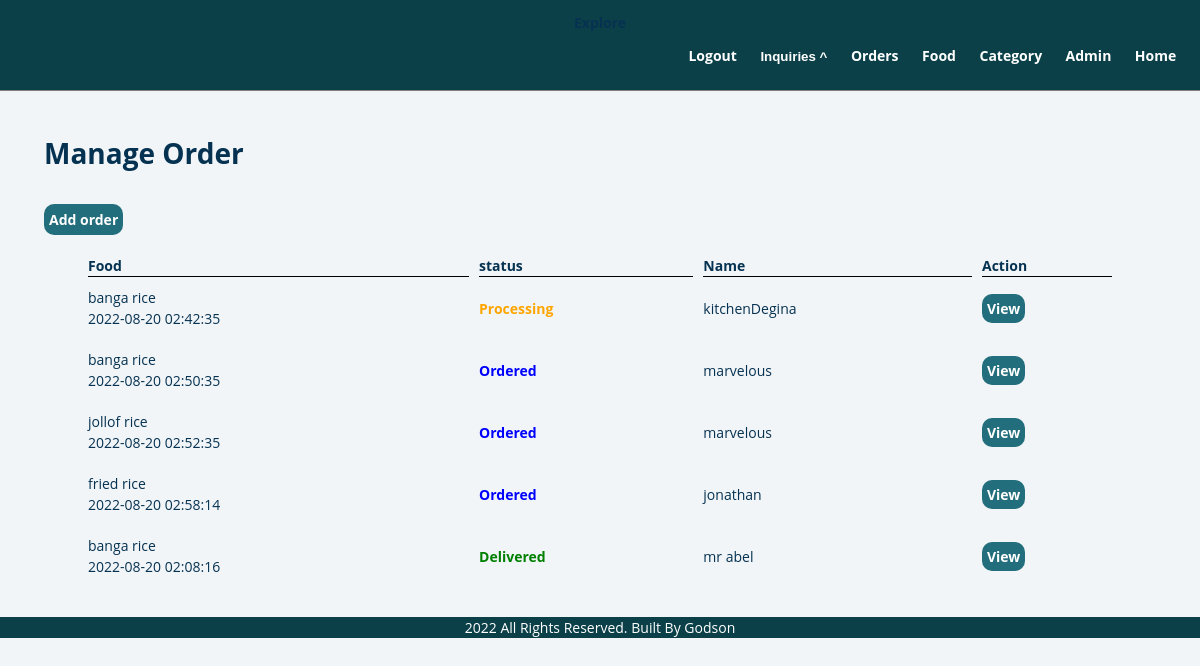
Page /admin/manage-order.php (signed in) on the committed database.
### tables this page shows
CREATE TABLE `real_order` (
  `id` int(11) NOT NULL,
  `food_name` varchar(255) NOT NULL,
  `rice` decimal(10,2) NOT NULL,
  `beans` decimal(10,2) NOT NULL,
  `dodo` decimal(10,2) NOT NULL,
  `yam` decimal(10,2) NOT NULL,
  `moimoi` decimal(10,2) NOT NULL,
  `salad` decimal(10,2) NOT NULL,
  `meat` decimal(10,2) NOT NULL,
  `delivery` decimal(10,2) NOT NULL,
  `plates` int(10) NOT NULL,
  `total` double(10,2) NOT NULL,
  `customer_name` varchar(255) NOT NULL,
  `customer_contact` varchar(50) NOT NULL,
  `customer_address` varchar(255) NOT NULL,
  `food_id` int(255) NOT NULL,
  `date_ordered` datetime NOT NULL,
  `reference` varchar(255) NOT NULL
);

CREATE TABLE `paid_order` (
  `id` int(11) NOT NULL,
  `status` varchar(100) NOT NULL,
  `reference` varchar(255) NOT NULL,
  `name` varchar(255) NOT NULL,
  `date_paid` datetime NOT NULL,
  `email` varchar(255) NOT NULL
);

### admin/manage-order.php (the view, shortened to what this page needs)
<?php include_once "./partials/header.php";  ?>
<div class="main-content">
        <div class="wrapper tb">
            <h1 class="h1-title">Manage Order</h1>
            <a href="#" class="btn-primary add-admin">Add order</a>
            <table class="tbl-full" cellpadding="5px" cellspacing="10px">
                <tr>
                    <th>Food</th>
                    <th>status</th>
                    <th>Name</th>
                    <th>Action</th>
                </tr>
            <?php
            $sql = "SELECT * FROM real_order INNER JOIN paid_order ON real_order.reference = paid_order.reference";
            $res = mysqli_query($conn, $sql);
            $count = mysqli_num_rows($res);
            if($count > 0){
                while($row = mysqli_fetch_assoc($res)){
                    $food = $row['food_name'];
                    $name = $row['customer_name'];
                    $date = $row['date_ordered'];
                    $reference = $row['reference'];
                    $status = $row['status'];
                ?>
                <tr>
                    <td><?php echo $food; echo "<br>"; echo $date; ?></td>
                    <td>
                        <?php
                        if($status == 'success'){
                            echo "<label class='ordered capitalize'>ordered</label>";
                        }elseif($status == 'processing'){
                            echo" <label class='processing capitalize'>$status</label>";
                        }elseif($status == 'delivered'){
                            echo "<label class='delivered capitalize'>$status</label>";
                        }elseif($status == 'cancelled'){
                            echo "<label class='cancelled capitalize'>$status</label>";
                        }
                        ?>
                     </td>
                    <td><?php echo $name; ?></td>
                    <td>
                        <a href="<?php echo SITEURL; ?>admin/paid.php?ref=<?php echo $reference; ?>" class="btn-primary btn-update">View</a>
                    </td>
                <tr>
                <?php
                }
            }else{
                echo "<div class='error text-center'>no order currently available</div>";
            }
            ?>
            </table>
        </div>
    </div>
<?php include_once "./partials/footer.php"; ?>

### css/admin.css (style rules this page uses)
* { margin: 0; padding: 0; -webkit-box-sizing: border-box; box-sizing: border-box; text-decoration: none; }
body { width: 100%; font-family: 'Open Sans', sans-serif; background: hsl(210, 36%, 96%); color: hsl(205, 86%, 17%); line-height: 1.5; font-size: 0.875rem; margin-top: 7rem; }
.h1-title { margin-left: 1.5rem; margin-bottom: 20px; }
.ordered { color: blue; font-weight: 700; }
.processing { color: orange; font-weight: 700; }
.delivered { color: green; font-weight: 700; }
.capitalize { text-transform: capitalize; }
.btn-primary { background-color: #226e7c; color: white; padding: 5px; border-radius: 10px; font-weight: bold; -webkit-transition: 0.5s linear; -o-transition: 0.5s linear; transition: 0.5s linear; }
.tbl-full { width: 100%; }
.tbl-full { width: -webkit-fit-content; width: -moz-fit-content; width: fit-content; max-width: 90%; margin: 0 auto; width: 100%; }
table tr th { border-bottom: 1px solid black; text-align: left; }
table tr td { margin-bottom: 5px; }
.add-admin { display: inline-block; margin: 10px 0; margin-left: 1.5rem; }
@media screen and (min-width: 768px) { body { width: 100vw; overflow-x: hidden; } }

### admin/manage-order.php (style rules this page uses)
body { width:100vw !important; }
.main-content { width: 100vw !important; padding:10px !important; }
.tb { width:100% !important; padding:10px !important; margin:0 auto !important; }

### rows in the picture
real_order: food_name "banga rice", date_ordered "2022-08-20 02:42:35", paid_order.status "Processing", customer_name "kitchenDegina"
real_order: food_name "banga rice", date_ordered "2022-08-20 02:50:35", shows "Ordered", customer_name "marvelous"
real_order: food_name "jollof rice", date_ordered "2022-08-20 02:52:35", shows "Ordered", customer_name "marvelous"
real_order: food_name "fried rice", date_ordered "2022-08-20 02:58:14", shows "Ordered", customer_name "jonathan"
real_order: food_name "banga rice", date_ordered "2022-08-20 02:08:16", paid_order.status "Delivered", customer_name "mr abel"
